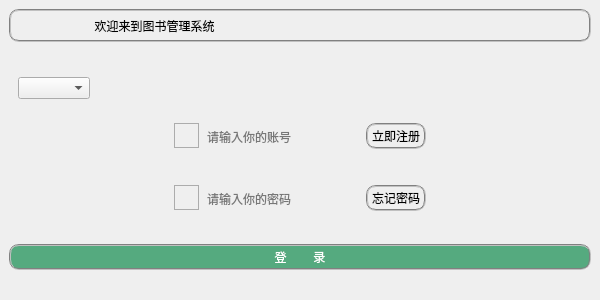
<?xml version="1.0" encoding="UTF-8"?>
<ui version="4.0">
 <class>library</class>
 <widget class="QMainWindow" name="library">
  <property name="geometry">
   <rect>
    <x>0</x>
    <y>0</y>
    <width>600</width>
    <height>300</height>
   </rect>
  </property>
  <property name="windowTitle">
   <string>library</string>
  </property>
  <widget class="QWidget" name="centralwidget">
   <layout class="QGridLayout" name="gridLayout">
    <item row="8" column="0">
     <spacer name="verticalSpacer_2">
      <property name="orientation">
       <enum>Qt::Vertical</enum>
      </property>
      <property name="sizeType">
       <enum>QSizePolicy::Preferred</enum>
      </property>
      <property name="sizeHint" stdset="0">
       <size>
        <width>20</width>
        <height>21</height>
       </size>
      </property>
     </spacer>
    </item>
    <item row="7" column="0">
     <widget class="QPushButton" name="btn_login">
      <property name="styleSheet">
       <string notr="true">font:75 10pt&quot;黑体&quot;;
color:white;
background-color:rgb(85,170,127);
border-radius:3px;
border:2px groove gray;border-radius:10px;padding:2px 4px;</string>
      </property>
      <property name="text">
       <string>登        录</string>
      </property>
     </widget>
    </item>
    <item row="5" column="0">
     <widget class="QWidget" name="widget_2" native="true">
      <layout class="QHBoxLayout" name="horizontalLayout_2">
       <item>
        <spacer name="horizontalSpacer_2">
         <property name="orientation">
          <enum>Qt::Horizontal</enum>
         </property>
         <property name="sizeHint" stdset="0">
          <size>
           <width>40</width>
           <height>20</height>
          </size>
         </property>
        </spacer>
       </item>
       <item>
        <widget class="QLabel" name="label_2">
         <property name="minimumSize">
          <size>
           <width>25</width>
           <height>25</height>
          </size>
         </property>
         <property name="maximumSize">
          <size>
           <width>25</width>
           <height>25</height>
          </size>
         </property>
         <property name="styleSheet">
          <string notr="true">border:1px groove rgb(172,172,172);
background-color:transparent;
</string>
         </property>
         <property name="text">
          <string/>
         </property>
         <property name="pixmap">
          <pixmap resource="res/res.qrc">:/password.png</pixmap>
         </property>
         <property name="scaledContents">
          <bool>true</bool>
         </property>
        </widget>
       </item>
       <item>
        <widget class="QLineEdit" name="line_password">
         <property name="styleSheet">
          <string notr="true">background-color:transparent;
border-style:outset;</string>
         </property>
         <property name="echoMode">
          <enum>QLineEdit::Password</enum>
         </property>
         <property name="placeholderText">
          <string>请输入你的密码</string>
         </property>
        </widget>
       </item>
       <item>
        <widget class="QPushButton" name="btn_retrieve">
         <property name="styleSheet">
          <string notr="true">border:2px groove gray;border-radius:10px;padding:2px 4px;</string>
         </property>
         <property name="text">
          <string>忘记密码</string>
         </property>
        </widget>
       </item>
       <item>
        <spacer name="horizontalSpacer_4">
         <property name="orientation">
          <enum>Qt::Horizontal</enum>
         </property>
         <property name="sizeHint" stdset="0">
          <size>
           <width>40</width>
           <height>20</height>
          </size>
         </property>
        </spacer>
       </item>
      </layout>
     </widget>
    </item>
    <item row="4" column="0">
     <spacer name="verticalSpacer_3">
      <property name="orientation">
       <enum>Qt::Vertical</enum>
      </property>
      <property name="sizeType">
       <enum>QSizePolicy::Preferred</enum>
      </property>
      <property name="sizeHint" stdset="0">
       <size>
        <width>20</width>
        <height>12</height>
       </size>
      </property>
     </spacer>
    </item>
    <item row="2" column="0">
     <widget class="QWidget" name="widget_3" native="true">
      <layout class="QHBoxLayout" name="horizontalLayout_3">
       <item>
        <widget class="QComboBox" name="comboBox"/>
       </item>
       <item>
        <spacer name="horizontalSpacer_5">
         <property name="orientation">
          <enum>Qt::Horizontal</enum>
         </property>
         <property name="sizeHint" stdset="0">
          <size>
           <width>40</width>
           <height>20</height>
          </size>
         </property>
        </spacer>
       </item>
      </layout>
     </widget>
    </item>
    <item row="6" column="0">
     <spacer name="verticalSpacer">
      <property name="orientation">
       <enum>Qt::Vertical</enum>
      </property>
      <property name="sizeType">
       <enum>QSizePolicy::Minimum</enum>
      </property>
      <property name="sizeHint" stdset="0">
       <size>
        <width>20</width>
        <height>18</height>
       </size>
      </property>
     </spacer>
    </item>
    <item row="0" column="0">
     <widget class="QLabel" name="label_3">
      <property name="styleSheet">
       <string notr="true">font:75 10pt&quot;黑体&quot;;
border-radius:3px;
border:2px groove gray;border-radius:10px;padding:2px 4px;</string>
      </property>
      <property name="text">
       <string>                       欢迎来到图书管理系统</string>
      </property>
     </widget>
    </item>
    <item row="3" column="0">
     <widget class="QWidget" name="widget" native="true">
      <layout class="QHBoxLayout" name="horizontalLayout">
       <item>
        <spacer name="horizontalSpacer">
         <property name="orientation">
          <enum>Qt::Horizontal</enum>
         </property>
         <property name="sizeHint" stdset="0">
          <size>
           <width>40</width>
           <height>20</height>
          </size>
         </property>
        </spacer>
       </item>
       <item>
        <widget class="QLabel" name="label">
         <property name="minimumSize">
          <size>
           <width>25</width>
           <height>25</height>
          </size>
         </property>
         <property name="maximumSize">
          <size>
           <width>25</width>
           <height>25</height>
          </size>
         </property>
         <property name="styleSheet">
          <string notr="true">border:1px groove rgb(172,172,172);
background-color:transparent;
</string>
         </property>
         <property name="frameShape">
          <enum>QFrame::NoFrame</enum>
         </property>
         <property name="text">
          <string/>
         </property>
         <property name="pixmap">
          <pixmap resource="res/res.qrc">:/account.png</pixmap>
         </property>
         <property name="scaledContents">
          <bool>true</bool>
         </property>
        </widget>
       </item>
       <item>
        <widget class="QLineEdit" name="line_account">
         <property name="styleSheet">
          <string notr="true">background-color:transparent;
border-style:outset;</string>
         </property>
         <property name="placeholderText">
          <string>请输入你的账号</string>
         </property>
        </widget>
       </item>
       <item>
        <widget class="QPushButton" name="btn_register">
         <property name="styleSheet">
          <string notr="true">border:2px groove gray;border-radius:10px;padding:2px 4px;</string>
         </property>
         <property name="text">
          <string>立即注册</string>
         </property>
        </widget>
       </item>
       <item>
        <spacer name="horizontalSpacer_3">
         <property name="orientation">
          <enum>Qt::Horizontal</enum>
         </property>
         <property name="sizeHint" stdset="0">
          <size>
           <width>40</width>
           <height>20</height>
          </size>
         </property>
        </spacer>
       </item>
      </layout>
     </widget>
    </item>
    <item row="1" column="0">
     <spacer name="verticalSpacer_4">
      <property name="orientation">
       <enum>Qt::Vertical</enum>
      </property>
      <property name="sizeType">
       <enum>QSizePolicy::Preferred</enum>
      </property>
      <property name="sizeHint" stdset="0">
       <size>
        <width>20</width>
        <height>20</height>
       </size>
      </property>
     </spacer>
    </item>
   </layout>
  </widget>
 </widget>
 <resources>
  <include location="res/res.qrc"/>
 </resources>
 <connections/>
</ui>
